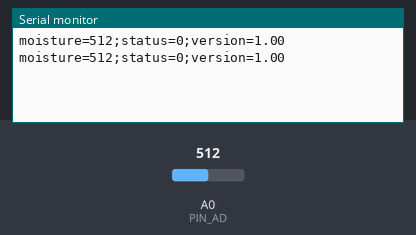
This sketch was run on a simulated Arduino Uno, built with avr-gcc and run on an emulated ATmega328P. On the bench: the last lines printed to the serial monitor. The inputs (shaded band) are chosen by the test bench; at power-on: A0 (PIN_AD) = 512.

Above: at 1.8 s.
1.9 s: A0 (PIN_AD) set to 716
At 2.8 s:
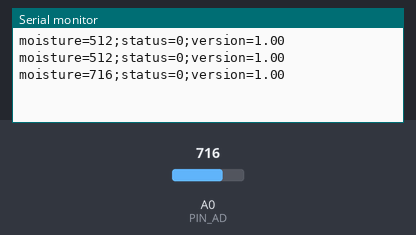
3.4 s: A0 (PIN_AD) set to 900
At 4.8 s:
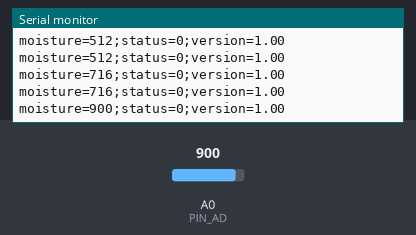
Timing chart, 0 to 6.4 s (numbered marks = the images above; inputs shaded):
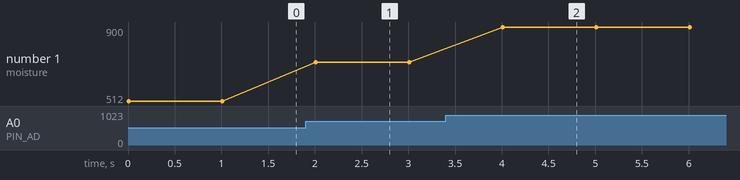

Measured:
- after the input at 1.9 s, the serial monitor: prints a new line after 0.11 s (image 1)
- after the input at 3.4 s, the serial monitor: prints a new line after 0.61 s (image 2)
- plotted number 1: 512 → 716 after the input at 1.9 s, 716 → 900 after the input at 3.4 s

The sketch:

usb_soil_moisture.ino
```cpp
#define PIN_AD A0
#define STATUS_OK 0
#define VERSION "1.00"

void setup()
{
    // put your setup code here, to run once:
    Serial.begin(9600);
    delay(10);
    pinMode(PIN_AD, INPUT);
}

void loop()
{
    // put your main code here, to run repeatedly:
    static int result = 0;

    result = analogRead(PIN_AD);
    Serial.print("moisture=");
    Serial.print(result);
    Serial.print(";status=");
    Serial.print(STATUS_OK);
    Serial.print(";version=");
    Serial.print(VERSION);
    Serial.print("\n");

    delay(1000);
}
```
